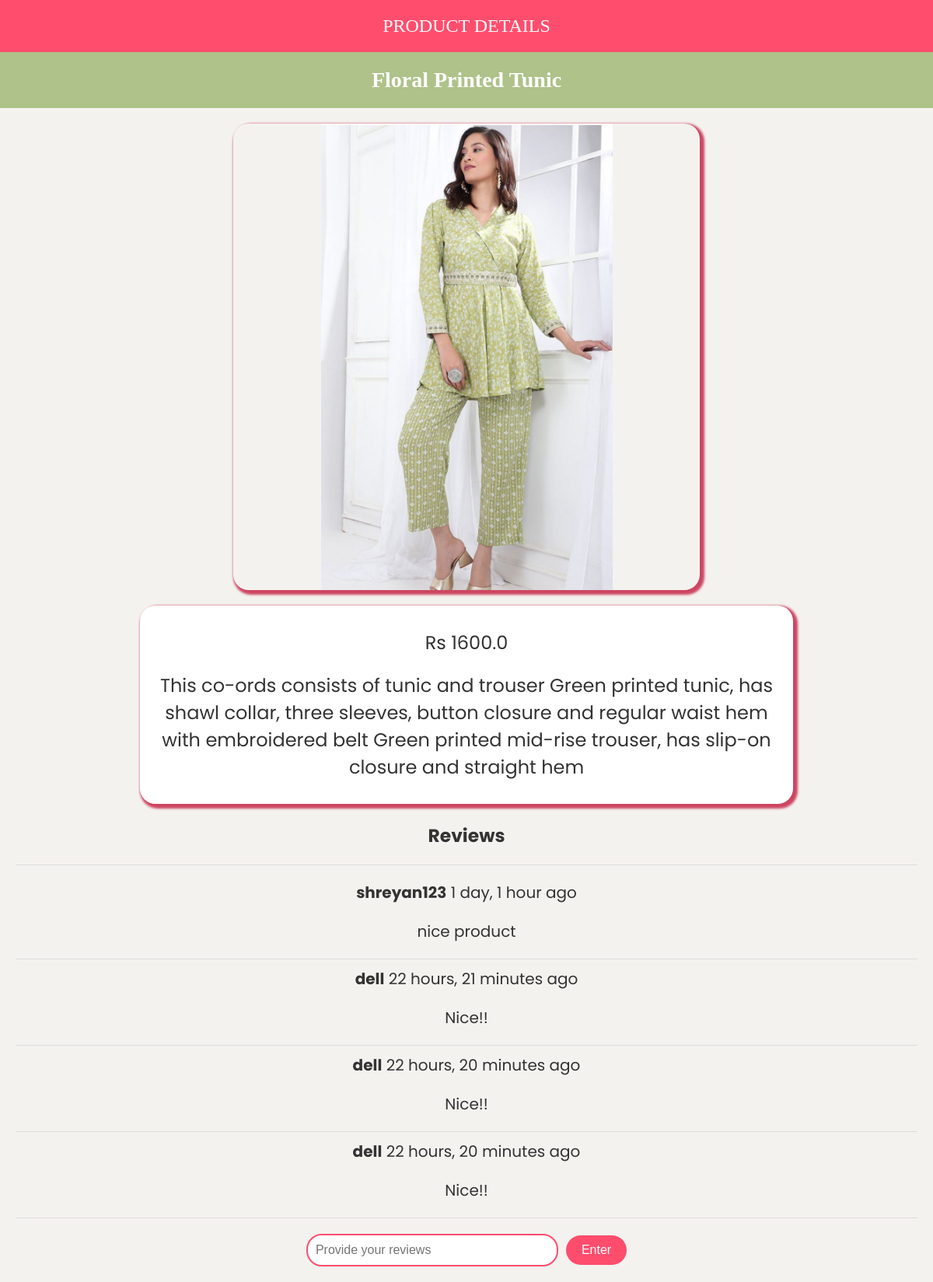
The page /store/product/5 on the database its author committed.
### store/models.py (models this page shows, shortened)
class Product(models.Model):
    name=models.CharField(max_length=200,null=True)
    price=models.FloatField()
    description=models.TextField(max_length=1000,null=True,blank=False)
    image=models.ImageField(null=True,blank=True,default='placeholder.png')

class Review(models.Model):
     user=models.ForeignKey(User,on_delete=models.CASCADE)
     product=models.ForeignKey(Product,on_delete=models.CASCADE)
     body=models.TextField()
     updated=models.DateTimeField(auto_now=True)
     created=models.DateTimeField(auto_now_add=True)

### store/views.py (the view, shortened to what this page needs)
# urls.py: path('product/<str:pk>',views.product,name="product"),
def product(request,pk):
    product=Product.objects.get(id=pk)
    reviews=Review.objects.filter(product=product)
    context={'product':product,'reviews':reviews}
    return render(request,'product.html',context)

### templates/product.html (shortened to what this page needs)
{% load static %}
<!DOCTYPE html>
<html lang="en">
<head>
</head>
<body>
    <div class="product" style="font-family: 'Pacifico' , cursive;">Product Details</div>
    <div class="pname" style="font-family: 'Pacifico' , cursive;">{{ product.name }}</div>
    <div class="image"></div>
    <div class="details">
        <div class="price">Rs {{ product.price }}</div>
        <div class="desc">{{ product.description }}</div>
    </div>
    <div class="reviews">
        <h3>Reviews</h3>
        <hr>
        {% for rev in reviews %}
        <div class="review-item">
            <strong>{{ rev.user }}</strong> {{ rev.created|timesince }} ago
            <p>{{ rev.body }}</p>
            <hr>
        </div>
        {% endfor %}
    </div>
    <form method="post" action="">
        <input type="text" placeholder="Provide your reviews" name="review">
        <input type="submit" value="Enter">
    </form>
</body>
</html>

### rows shown on the page
Product: name "Floral Printed Tunic", price "1600.0", description "This co-ords consists of tunic and trouser Green printed tunic, has shawl collar, three sleeves, button closure and regular waist hem with embroidered belt Green printed mid-rise trouser, has slip-on closure and straight hem"
Review: user "shreyan123", created "1 day, 1 hour", body "nice product"
Review: user "dell", created "22 hours, 21 minutes", body "Nice!!"
Review: user "dell", created "22 hours, 20 minutes", body "Nice!!"
Review: user "dell", created "22 hours, 20 minutes", body "Nice!!"
